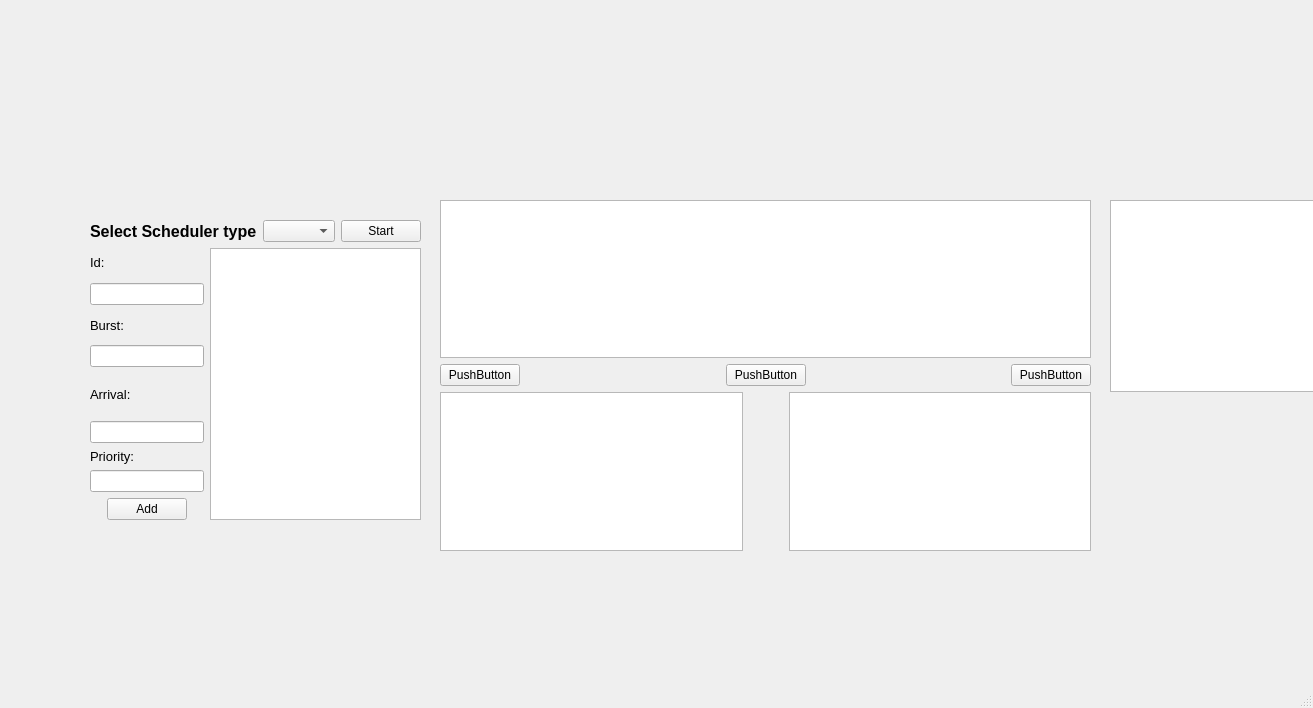
<?xml version="1.0" encoding="UTF-8"?>
<ui version="4.0">
 <class>MainWindow</class>
 <widget class="QMainWindow" name="MainWindow">
  <property name="geometry">
   <rect>
    <x>0</x>
    <y>0</y>
    <width>1313</width>
    <height>708</height>
   </rect>
  </property>
  <property name="sizePolicy">
   <sizepolicy hsizetype="Preferred" vsizetype="Minimum">
    <horstretch>0</horstretch>
    <verstretch>0</verstretch>
   </sizepolicy>
  </property>
  <property name="windowTitle">
   <string>MainWindow</string>
  </property>
  <widget class="QWidget" name="centralwidget">
   <widget class="QWidget" name="widget" native="true">
    <property name="geometry">
     <rect>
      <x>90</x>
      <y>200</y>
      <width>331</width>
      <height>321</height>
     </rect>
    </property>
    <widget class="QWidget" name="verticalLayoutWidget_2">
     <property name="geometry">
      <rect>
       <x>0</x>
       <y>20</y>
       <width>331</width>
       <height>300</height>
      </rect>
     </property>
     <layout class="QVBoxLayout" name="verticalLayout_2">
      <item>
       <layout class="QHBoxLayout" name="horizontalLayout_8">
        <item>
         <widget class="QLabel" name="label_6">
          <property name="font">
           <font>
            <pointsize>12</pointsize>
            <bold>true</bold>
           </font>
          </property>
          <property name="text">
           <string>Select Scheduler type:</string>
          </property>
         </widget>
        </item>
        <item>
         <widget class="QComboBox" name="comboBox_2">
          <property name="sizePolicy">
           <sizepolicy hsizetype="Expanding" vsizetype="Fixed">
            <horstretch>0</horstretch>
            <verstretch>0</verstretch>
           </sizepolicy>
          </property>
          <property name="minimumSize">
           <size>
            <width>0</width>
            <height>19</height>
           </size>
          </property>
         </widget>
        </item>
        <item>
         <widget class="QPushButton" name="pushButton_2">
          <property name="text">
           <string>Start</string>
          </property>
         </widget>
        </item>
       </layout>
      </item>
      <item>
       <layout class="QHBoxLayout" name="horizontalLayout_7">
        <item>
         <layout class="QVBoxLayout" name="verticalLayout">
          <item>
           <layout class="QVBoxLayout" name="verticalLayout_4">
            <item>
             <layout class="QVBoxLayout" name="verticalLayout_7">
              <item>
               <widget class="QLabel" name="label_11">
                <property name="font">
                 <font>
                  <pointsize>10</pointsize>
                  <bold>false</bold>
                 </font>
                </property>
                <property name="text">
                 <string>Id:</string>
                </property>
               </widget>
              </item>
              <item>
               <widget class="QLineEdit" name="lineEdit_9">
                <property name="sizePolicy">
                 <sizepolicy hsizetype="Expanding" vsizetype="Fixed">
                  <horstretch>0</horstretch>
                  <verstretch>0</verstretch>
                 </sizepolicy>
                </property>
               </widget>
              </item>
             </layout>
            </item>
            <item>
             <layout class="QVBoxLayout" name="verticalLayout_9">
              <item>
               <widget class="QLabel" name="label_13">
                <property name="font">
                 <font>
                  <pointsize>10</pointsize>
                  <bold>false</bold>
                 </font>
                </property>
                <property name="text">
                 <string>Burst:</string>
                </property>
               </widget>
              </item>
              <item>
               <widget class="QLineEdit" name="lineEdit_11">
                <property name="sizePolicy">
                 <sizepolicy hsizetype="Expanding" vsizetype="Fixed">
                  <horstretch>0</horstretch>
                  <verstretch>0</verstretch>
                 </sizepolicy>
                </property>
               </widget>
              </item>
             </layout>
            </item>
           </layout>
          </item>
          <item>
           <layout class="QVBoxLayout" name="verticalLayout_8">
            <item>
             <widget class="QLabel" name="label_12">
              <property name="font">
               <font>
                <pointsize>10</pointsize>
                <bold>false</bold>
               </font>
              </property>
              <property name="text">
               <string>Arrival:</string>
              </property>
             </widget>
            </item>
            <item>
             <widget class="QLineEdit" name="lineEdit_10">
              <property name="sizePolicy">
               <sizepolicy hsizetype="Expanding" vsizetype="Fixed">
                <horstretch>0</horstretch>
                <verstretch>0</verstretch>
               </sizepolicy>
              </property>
             </widget>
            </item>
            <item>
             <layout class="QVBoxLayout" name="verticalLayout_6">
              <item>
               <widget class="QLabel" name="label_10">
                <property name="font">
                 <font>
                  <pointsize>10</pointsize>
                  <bold>false</bold>
                 </font>
                </property>
                <property name="text">
                 <string>Priority:</string>
                </property>
               </widget>
              </item>
              <item>
               <widget class="QLineEdit" name="lineEdit_8">
                <property name="sizePolicy">
                 <sizepolicy hsizetype="Expanding" vsizetype="Fixed">
                  <horstretch>0</horstretch>
                  <verstretch>0</verstretch>
                 </sizepolicy>
                </property>
               </widget>
              </item>
             </layout>
            </item>
           </layout>
          </item>
          <item>
           <layout class="QHBoxLayout" name="horizontalLayout_6">
            <item>
             <spacer name="horizontalSpacer_2">
              <property name="orientation">
               <enum>Qt::Orientation::Horizontal</enum>
              </property>
              <property name="sizeHint" stdset="0">
               <size>
                <width>40</width>
                <height>20</height>
               </size>
              </property>
             </spacer>
            </item>
            <item>
             <widget class="QPushButton" name="pushButton">
              <property name="sizePolicy">
               <sizepolicy hsizetype="Minimum" vsizetype="Maximum">
                <horstretch>0</horstretch>
                <verstretch>0</verstretch>
               </sizepolicy>
              </property>
              <property name="text">
               <string>Add</string>
              </property>
             </widget>
            </item>
            <item>
             <spacer name="horizontalSpacer_3">
              <property name="orientation">
               <enum>Qt::Orientation::Horizontal</enum>
              </property>
              <property name="sizeHint" stdset="0">
               <size>
                <width>40</width>
                <height>20</height>
               </size>
              </property>
             </spacer>
            </item>
           </layout>
          </item>
         </layout>
        </item>
        <item>
         <widget class="QTableView" name="initialProcesses"/>
        </item>
       </layout>
      </item>
     </layout>
    </widget>
   </widget>
   <widget class="QWidget" name="verticalLayoutWidget">
    <property name="geometry">
     <rect>
      <x>440</x>
      <y>200</y>
      <width>651</width>
      <height>351</height>
     </rect>
    </property>
    <layout class="QVBoxLayout" name="verticalLayout_3">
     <item>
      <widget class="QGraphicsView" name="graphicsView"/>
     </item>
     <item>
      <layout class="QHBoxLayout" name="horizontalLayout_2">
       <item>
        <widget class="QPushButton" name="pushButton_3">
         <property name="text">
          <string>PushButton</string>
         </property>
        </widget>
       </item>
       <item>
        <spacer name="horizontalSpacer_4">
         <property name="orientation">
          <enum>Qt::Orientation::Horizontal</enum>
         </property>
         <property name="sizeHint" stdset="0">
          <size>
           <width>40</width>
           <height>20</height>
          </size>
         </property>
        </spacer>
       </item>
       <item>
        <widget class="QPushButton" name="pushButton_4">
         <property name="text">
          <string>PushButton</string>
         </property>
        </widget>
       </item>
       <item>
        <spacer name="horizontalSpacer_5">
         <property name="orientation">
          <enum>Qt::Orientation::Horizontal</enum>
         </property>
         <property name="sizeHint" stdset="0">
          <size>
           <width>40</width>
           <height>20</height>
          </size>
         </property>
        </spacer>
       </item>
       <item>
        <widget class="QPushButton" name="pushButton_5">
         <property name="text">
          <string>PushButton</string>
         </property>
        </widget>
       </item>
      </layout>
     </item>
     <item>
      <layout class="QHBoxLayout" name="horizontalLayout_3">
       <item>
        <widget class="QTableView" name="completedProcesses"/>
       </item>
       <item>
        <spacer name="horizontalSpacer">
         <property name="orientation">
          <enum>Qt::Orientation::Horizontal</enum>
         </property>
         <property name="sizeType">
          <enum>QSizePolicy::Policy::Minimum</enum>
         </property>
         <property name="sizeHint" stdset="0">
          <size>
           <width>40</width>
           <height>20</height>
          </size>
         </property>
        </spacer>
       </item>
       <item>
        <widget class="QTableView" name="notcompletedProcesses"/>
       </item>
      </layout>
     </item>
    </layout>
   </widget>
   <widget class="QTableView" name="averageTable">
    <property name="geometry">
     <rect>
      <x>1110</x>
      <y>200</y>
      <width>500</width>
      <height>192</height>
     </rect>
    </property>
   </widget>
  </widget>
  <widget class="QMenuBar" name="menubar">
   <property name="geometry">
    <rect>
     <x>0</x>
     <y>0</y>
     <width>1313</width>
     <height>18</height>
    </rect>
   </property>
  </widget>
  <widget class="QStatusBar" name="statusbar"/>
 </widget>
 <resources/>
 <connections/>
</ui>
